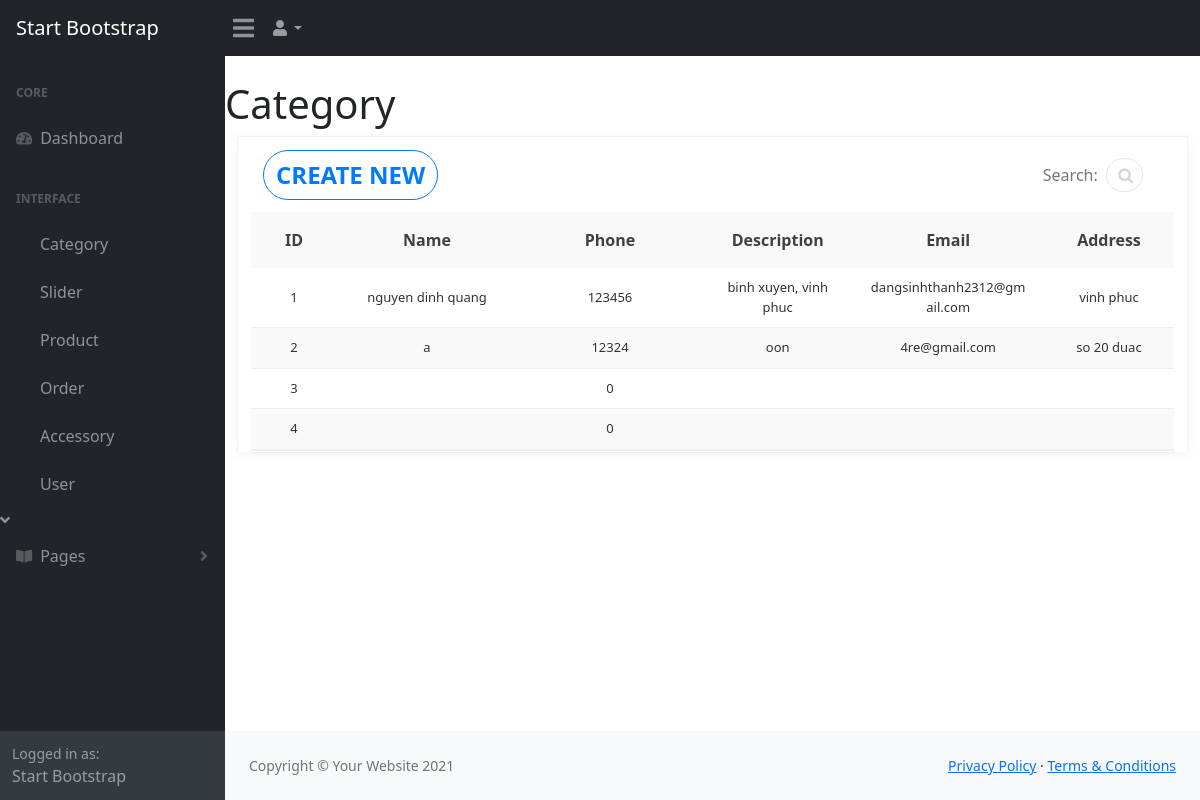
The app's page /admin/Oder/index.php with its own data.
### tables this page shows
CREATE TABLE `oder` (
  `IdOrder` int(11) NOT NULL,
  `orderDate` datetime NOT NULL,
  `Description` varchar(250) NOT NULL,
  `Name` varchar(250) NOT NULL,
  `Phone` int(11) NOT NULL,
  `Email` varchar(250) NOT NULL,
  `Address` varchar(550) NOT NULL
);

### database/dbhelper.php (called while the page is built, shortened)
<?php
  function executeResult($sql) {
    $conn = mysqli_connect(host, username, password, database);
    $result = mysqli_query($conn, $sql);
    $data = [];
    if($result != null) {
      while($row = mysqli_fetch_array($result, 1)) {
        $data[] = $row;
      }
    }
    return $data;
  }

### admin/Oder/index.php (the view, shortened to what this page needs)
<?php
  require_once('../../database/dbhelper.php');
?>
<!DOCTYPE html>
<html lang="en">
    <head>
        <link rel="stylesheet" href="https://cdn.datatables.net/1.10.14/css/jquery.dataTables.min.css">
        <link href="../assets/demo/style.css" rel="stylesheet" />
        <link rel="stylesheet" href="../css/styles.css">
        <link rel="stylesheet" href="https://unpkg.com/placeholder-loading/dist/css/placeholder-loading.min.css">
        <link rel="stylesheet" href="https://cdnjs.cloudflare.com/ajax/libs/font-awesome/4.7.0/css/font-awesome.css">
<link rel="stylesheet" href="css/style.css">
    </head>
    <body class="sb-nav-fixed">
        <nav class="sb-topnav navbar navbar-expand navbar-dark bg-dark">
            <a class="navbar-brand ps-3" href="../index.php">Start Bootstrap</a>
            <button class="btn btn-link btn-sm order-1 order-lg-0 me-4 me-lg-0" id="sidebarToggle" href="#!"><i class="fas fa-bars"></i></button>
            <ul class="navbar-nav ms-auto ms-md-0 me-3 me-lg-4">
                <li class="nav-item dropdown">
                    <a class="nav-link dropdown-toggle" id="navbarDropdown" href="#" role="button" data-bs-toggle="dropdown" aria-expanded="false"><i class="fas fa-user fa-fw"></i></a>
                </li>
            </ul>
        </nav>
        <div id="layoutSidenav">
            <div id="layoutSidenav_nav">
                <nav class="sb-sidenav accordion sb-sidenav-dark" id="sidenavAccordion">
                    <div class="sb-sidenav-menu">
                        <div class="nav">
                            <div class="sb-sidenav-menu-heading">Core</div>
                            <a class="nav-link" href="../index.php">
                                <div class="sb-nav-link-icon"><i class="fas fa-tachometer-alt"></i></div>
                                Dashboard
                            </a>
                            <div class="sb-sidenav-menu-heading">Interface</div>
                                <nav class="sb-sidenav-menu-nested nav">
                                    <a class="nav-link" href="../Category/index.php">Category</a>
                                    <a class="nav-link" href="../Slider/index.php">Slider</a>
                                    <a class="nav-link" href="../Product/index.php">Product</a>
                                    <a class="nav-link" href="../Oder/index.php">Order</a>
                                    <a class="nav-link" href="../phukien/index.php">Accessory</a>
                                    <a class="nav-link" href="../user/index.php">User</a>
                                </nav>
                                <div class="sb-sidenav-collapse-arrow"><i class="fas fa-angle-down"></i></div>
                            <a class="nav-link collapsed" href="#" data-bs-toggle="collapse" data-bs-target="#collapsePages" aria-expanded="false" aria-controls="collapsePages">
                                <div class="sb-nav-link-icon"><i class="fas fa-book-open"></i></div>
                                Pages
                                <div class="sb-sidenav-collapse-arrow"><i class="fas fa-angle-down"></i></div>
                            </a>
                        </div>
                    </div>
                    <div class="sb-sidenav-footer">
                        <div class="small">Logged in as:</div>
                        Start Bootstrap
                    </div>
                </nav>
            </div>
            <div id="layoutSidenav_content">
                <main>
                   <h1 class="mt-4">Category</h1>
                   <div class="container-fluid px-4">
                     <div class="row">
                        <div class="col-md-12 main-datatable">
                            <div class="card_body">
                                <div class="row d-flex">
                                    <div class="col-sm-4 createSegment">
                                    <a class="btn dim_button create_new" href="../Category/add.php" > <span class="glyphicon glyphicon-plus"></span> Create New</a>
                                    </div>
                                    <div class="col-sm-8 add_flex">
                                        <div class="form-group searchInput">
                                            <label for="email">Search:</label>
                                            <input type="search" class="form-control" id="filterbox" placeholder=" ">
                                        </div>
                                    </div>
                                </div>
                                <div class="overflow-x">
                                    <table style="width:100%;" id="filtertable" class="table cust-datatable dataTable no-footer">
                                        <thead>
                                            <tr>
                                                <th style="min-width:50px;">ID</th>
                                                <th style="min-width:150px;">Name</th>
                                                <th style="min-width:150px;">Phone</th>
                                                <th style="min-width:100px;">Description</th>
                                                <th style="min-width:100px;">Email</th>
                                                <th style="min-width:100px;">Address</th>
                                            </tr>
                                        </thead>
                                        <tbody>
                                          <?php
                                            $sql = 'select * from oder';
                                            $categoryList = executeResult($sql);
                                            $index = 1;
                                            foreach($categoryList as $item) {
                                              echo '
                                                <tr>
                                                  <td>'.($index++).'</td>
                                                  <td>'.$item['Name'].'</td>
                                                  <td>'.$item['Phone'].'</td>
                                                  <td>'.$item['Description'].'</td>
                                                  <td>'.$item['Email'].'</td>
                                                  <td>'.$item['Address'].'</td>
                                                </tr>
                                              ';
                                            }
                                          ?>
                                        </tbody>
                                    </table>
                                </div>
                            </div>
                          </div>
                      </div>
                   </div>
                </main>
                <footer class="py-4 bg-light mt-auto">
                    <div class="container-fluid px-4">
                        <div class="d-flex align-items-center justify-content-between small">
                            <div class="text-muted">Copyright &copy; Your Website 2021</div>
                            <div>
                                <a href="#">Privacy Policy</a>
                                &middot;
                                <a href="#">Terms &amp; Conditions</a>
                            </div>
                        </div>
                    </div>
                </footer>
            </div>
        </div>
    </body>
</html>

### admin/assets/demo/style.css (style rules this page uses)
body { font-family: 'Raleway', sans-serif; background: #f9f9f9; }
.main-datatable { padding: 0px; border: 1px solid #f3f2f2; border-bottom: 0; box-shadow: 0px 2px 10px rgba(0,0,0,.05); }
.d-flex { display: flex; align-items: center; justify-content: space-between; }
.card_body { background-color: white; border: 1px solid transparent; border-radius: 2px; -webkit-box-shadow: 0 1px 1px rgba(0, 0, 0, 0.05); box-shadow: 0 1px 1px rgba(0, 0, 0, 0.05); }
.main-datatable .row { margin: 0; }
.searchInput { width: 50%; display: flex; align-items: center; position: relative; justify-content: flex-end; margin: 20px 0px; padding: 0px 4px; }
.searchInput input { border: 1px solid #e5e5e5; border-radius: 50px; margin-left: 8px; height: 34px; width: 100%; padding: 0px 25px 0px 10px; transition: all .6s ease; }
.searchInput label { color: #767676; font-weight: normal; }
.searchInput:after { font-family: 'FontAwesome'; color: #d4d4d4; position: relative; content: "\f002"; right: 25px; }
.dim_button { display: inline-block; color: #fff; text-decoration: none; text-transform: uppercase; text-align: center; padding-top: 6px; background: rgb(57, 85, 136); margin-right: 10px; position: relative; cursor: pointer; font-weight: 600; margin-bottom: 20px; }
.createSegment a { margin-bottom: 0px; border-radius: 50px; background: #ffffff; border: 1px solid #007bff; color: #007bff; transition: all .4s ease; }
.add_flex { display: flex; justify-content: flex-end; padding-right:0px; }
.main-datatable .dataTable.no-footer { border-bottom: 1px solid #eee; }
.main-datatable .cust-datatable thead { background-color: #f9f9f9; }
.main-datatable .cust-datatable>thead>tr>th { border-bottom-width: 0; color: #443f3f; font-weight: 600; padding: 16px 15px; vertical-align: middle; padding-left: 18px; text-align: center; }
.main-datatable .cust-datatable>tbody td { padding: 10px 15px 10px 18px; color: #333232; font-size: 13px; font-weight: 500; word-break: break-word; border-color: #eee; text-align: center; vertical-align: middle; }
.main-datatable .cust-datatable>tbody tr { border-top: none; }
.main-datatable .table > tbody > tr:nth-child(even) { background: #f9f9f9; }
@media only screen and (max-width:1200px) { .overflow-x { overflow-x:scroll; } }

### css/style.css (style rules this page uses)
:root { --main-bg: #fff; --main-color: #4267b2; --txt-main-color: #000; --txt-second-color: #8d8d8d; --txt-white: #fff; --btn-main-bg: var(--main-bg); --btn-main-color: #fff; --box-shadow: 0 5px 15px rgba(0, 0, 0, 0.1); }
.btn { border: 0; outline: 0; color: var(--btn-main-color); font-size: 1.5rem; font-weight: 600; text-transform: uppercase; cursor: pointer; overflow: hidden; position: relative; }

### records on screen
oder: Name "nguyen dinh quang", Phone "123456", Description "binh xuyen, vinh phuc", Email "dangsinhthanh2312@gmail.com", Address "vinh phuc"
oder: Name "a", Phone "12324", Description "oon", Email "4re@gmail.com", Address "so 20 duac"
oder: Phone "0"
oder: Phone "0"
